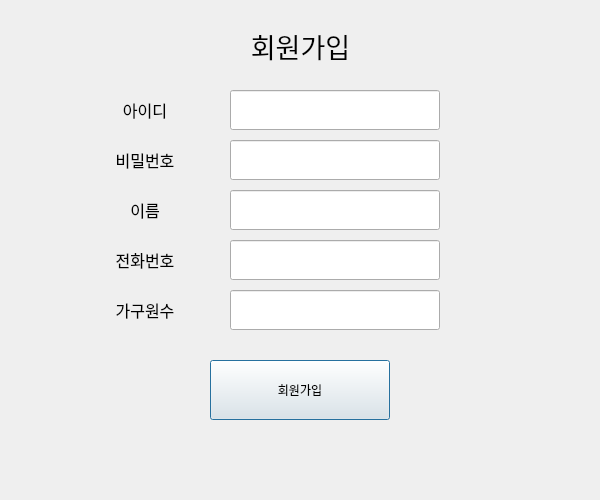
<?xml version="1.0" encoding="UTF-8"?>
<ui version="4.0">
 <class>Dialog</class>
 <widget class="QDialog" name="Dialog">
  <property name="geometry">
   <rect>
    <x>0</x>
    <y>0</y>
    <width>600</width>
    <height>500</height>
   </rect>
  </property>
  <property name="windowTitle">
   <string>Dialog</string>
  </property>
  <widget class="QLabel" name="label">
   <property name="geometry">
    <rect>
     <x>0</x>
     <y>0</y>
     <width>601</width>
     <height>91</height>
    </rect>
   </property>
   <property name="font">
    <font>
     <family>Arial</family>
     <pointsize>20</pointsize>
    </font>
   </property>
   <property name="text">
    <string>회원가입</string>
   </property>
   <property name="alignment">
    <set>Qt::AlignCenter</set>
   </property>
  </widget>
  <widget class="QLabel" name="label_2">
   <property name="geometry">
    <rect>
     <x>90</x>
     <y>90</y>
     <width>110</width>
     <height>40</height>
    </rect>
   </property>
   <property name="font">
    <font>
     <family>Arial</family>
     <pointsize>12</pointsize>
    </font>
   </property>
   <property name="text">
    <string>아이디</string>
   </property>
   <property name="alignment">
    <set>Qt::AlignCenter</set>
   </property>
  </widget>
  <widget class="QLabel" name="label_3">
   <property name="geometry">
    <rect>
     <x>90</x>
     <y>240</y>
     <width>110</width>
     <height>40</height>
    </rect>
   </property>
   <property name="font">
    <font>
     <family>Arial</family>
     <pointsize>12</pointsize>
    </font>
   </property>
   <property name="text">
    <string>전화번호</string>
   </property>
   <property name="alignment">
    <set>Qt::AlignCenter</set>
   </property>
  </widget>
  <widget class="QLabel" name="label_4">
   <property name="geometry">
    <rect>
     <x>90</x>
     <y>190</y>
     <width>110</width>
     <height>40</height>
    </rect>
   </property>
   <property name="font">
    <font>
     <family>Arial</family>
     <pointsize>12</pointsize>
    </font>
   </property>
   <property name="text">
    <string>이름</string>
   </property>
   <property name="alignment">
    <set>Qt::AlignCenter</set>
   </property>
  </widget>
  <widget class="QLabel" name="label_5">
   <property name="geometry">
    <rect>
     <x>90</x>
     <y>140</y>
     <width>110</width>
     <height>40</height>
    </rect>
   </property>
   <property name="font">
    <font>
     <family>Arial</family>
     <pointsize>12</pointsize>
    </font>
   </property>
   <property name="text">
    <string>비밀번호</string>
   </property>
   <property name="alignment">
    <set>Qt::AlignCenter</set>
   </property>
  </widget>
  <widget class="QLabel" name="label_6">
   <property name="geometry">
    <rect>
     <x>90</x>
     <y>290</y>
     <width>110</width>
     <height>40</height>
    </rect>
   </property>
   <property name="font">
    <font>
     <family>Arial</family>
     <pointsize>12</pointsize>
    </font>
   </property>
   <property name="text">
    <string>가구원수</string>
   </property>
   <property name="alignment">
    <set>Qt::AlignCenter</set>
   </property>
  </widget>
  <widget class="QLineEdit" name="txt_id">
   <property name="geometry">
    <rect>
     <x>230</x>
     <y>90</y>
     <width>210</width>
     <height>40</height>
    </rect>
   </property>
  </widget>
  <widget class="QLineEdit" name="txt_pw">
   <property name="geometry">
    <rect>
     <x>230</x>
     <y>140</y>
     <width>210</width>
     <height>40</height>
    </rect>
   </property>
  </widget>
  <widget class="QLineEdit" name="txt_name">
   <property name="geometry">
    <rect>
     <x>230</x>
     <y>190</y>
     <width>210</width>
     <height>40</height>
    </rect>
   </property>
  </widget>
  <widget class="QLineEdit" name="txt_phone">
   <property name="geometry">
    <rect>
     <x>230</x>
     <y>240</y>
     <width>210</width>
     <height>40</height>
    </rect>
   </property>
  </widget>
  <widget class="QLineEdit" name="txt_fam">
   <property name="geometry">
    <rect>
     <x>230</x>
     <y>290</y>
     <width>210</width>
     <height>40</height>
    </rect>
   </property>
  </widget>
  <widget class="QPushButton" name="btn_join_commit">
   <property name="geometry">
    <rect>
     <x>210</x>
     <y>360</y>
     <width>180</width>
     <height>60</height>
    </rect>
   </property>
   <property name="text">
    <string>회원가입</string>
   </property>
  </widget>
 </widget>
 <resources/>
 <connections/>
</ui>
